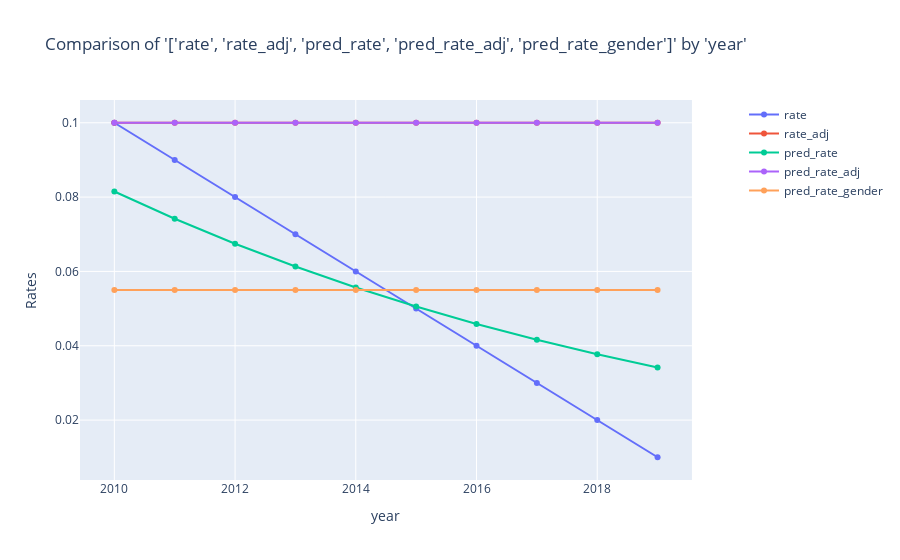

The code cell stored with this chart in its notebook:
### Markdown cell above
What happens with these predictions is following:
1. **pred_rate:** when predictin on study year and gender and these variables interact, the resulting rates will be a blend and not accurate.
2. **pred_rate_adj:** when predicting on gender after adjusting year rates are perfectly predicted
3. **pred_rate_gender:** when predicting on gender without adjusting year rates it predicts the average mortality (midpoint) and would also be accurate.

### Code cell
charters.compare_rates(
    model_data[model_data["gender"] == 1],
    x_axis="year",
    rates=["rate", "rate_adj", "pred_rate", "pred_rate_adj", "pred_rate_gender"],
)

### Figure 1 — Plotly figure (JSON) as saved in the notebook; plotly's stock layout.template omitted (floating-point values rounded to 4 significant figures)
{"data": [{"mode": "lines+markers", "name": "rate", "type": "scatter", "x": [2010, 2011, 2012, 2013, 2014, 2015, 2016, 2017, 2018, 2019], "xaxis": "x", "y": [0.1, 0.09, 0.08, 0.07, 0.06, 0.05, 0.04, 0.03, 0.02, 0.01], "yaxis": "y"}, {"mode": "lines+markers", "name": "rate_adj", "type": "scatter", "x": [2010, 2011, 2012, 2013, 2014, 2015, 2016, 2017, 2018, 2019], "xaxis": "x", "y": [0.1, 0.1, 0.1, 0.1, 0.1, 0.1, 0.1, 0.1, 0.1, 0.1], "yaxis": "y"}, {"mode": "lines+markers", "name": "pred_rate", "type": "scatter", "x": [2010, 2011, 2012, 2013, 2014, 2015, 2016, 2017, 2018, 2019], "xaxis": "x", "y": [0.08151, 0.07418, 0.06746, 0.06131, 0.05568, 0.05055, 0.04586, 0.04159, 0.0377, 0.03417], "yaxis": "y"}, {"mode": "lines+markers", "name": "pred_rate_adj", "type": "scatter", "x": [2010, 2011, 2012, 2013, 2014, 2015, 2016, 2017, 2018, 2019], "xaxis": "x", "y": [0.1, 0.1, 0.1, 0.1, 0.1, 0.1, 0.1, 0.1, 0.1, 0.1], "yaxis": "y"}, {"mode": "lines+markers", "name": "pred_rate_gender", "type": "scatter", "x": [2010, 2011, 2012, 2013, 2014, 2015, 2016, 2017, 2018, 2019], "xaxis": "x", "y": [0.055, 0.055, 0.055, 0.055, 0.055, 0.055, 0.055, 0.055, 0.055, 0.055], "yaxis": "y"}], "layout": {"autosize": true, "title": {"text": "Comparison of '['rate', 'rate_adj', 'pred_rate', 'pred_rate_adj', 'pred_rate_gender']' by 'year'"}, "xaxis": {"anchor": "y", "autorange": true, "domain": [0, 0.94], "range": [2009.0, 2020.0], "title": {"text": "year"}, "type": "linear"}, "yaxis": {"anchor": "x", "autorange": true, "domain": [0, 1], "range": [0.002573, 0.1074], "title": {"text": "Rates"}, "type": "linear"}, "yaxis2": {"anchor": "x", "overlaying": "y", "side": "right"}}}
